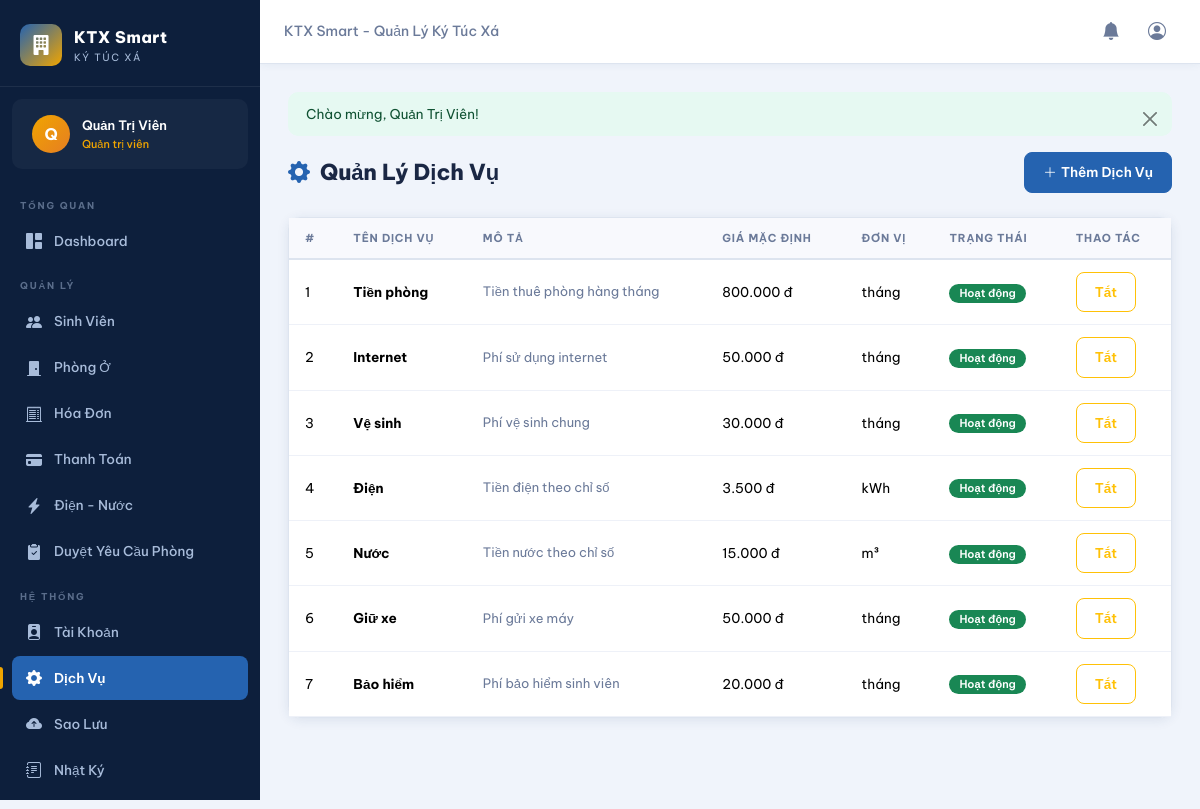
/pages/services.php (signed in), run on the app's committed database.
### tables this page shows
CREATE TABLE IF NOT EXISTS users (
    id              INT AUTO_INCREMENT PRIMARY KEY,
    username        VARCHAR(50)  NOT NULL UNIQUE,
    email           VARCHAR(100) NOT NULL UNIQUE,
    password        VARCHAR(255) NOT NULL,
    full_name       VARCHAR(100) NOT NULL,
    phone           VARCHAR(20),
    role            ENUM('admin','staff','student') NOT NULL DEFAULT 'student',
    status          ENUM('active','inactive') NOT NULL DEFAULT 'active',
    reset_token         VARCHAR(100) NULL,
    reset_token_expires DATETIME    NULL,
    last_login      DATETIME NULL,
    created_at      DATETIME NOT NULL DEFAULT CURRENT_TIMESTAMP,
    updated_at      DATETIME NOT NULL DEFAULT CURRENT_TIMESTAMP ON UPDATE CURRENT_TIMESTAMP
);

CREATE TABLE IF NOT EXISTS services (
    id              INT AUTO_INCREMENT PRIMARY KEY,
    name            VARCHAR(100) NOT NULL,
    description     TEXT,
    default_price   DECIMAL(12,2) NOT NULL DEFAULT 0,
    unit            VARCHAR(30),
    is_active       TINYINT(1) NOT NULL DEFAULT 1,
    created_at      DATETIME NOT NULL DEFAULT CURRENT_TIMESTAMP
);

### pages/services.php (the view, shortened to what this page needs)
<?php
require_once __DIR__ . '/../includes/functions.php';
$db = getDB();
$services = $db->query("SELECT * FROM services ORDER BY id")->fetchAll();
?>
<?php include __DIR__ . '/../includes/header.php'; ?>
<div class="container-fluid px-0">
<div class="page-header">
    <div class="page-title"><i class="bi bi-gear-fill"></i> Quản Lý Dịch Vụ</div>
    <button class="btn btn-sm btn-primary" data-bs-toggle="modal" data-bs-target="#addServiceModal">
        <i class="bi bi-plus-lg me-1"></i>Thêm Dịch Vụ
    </button>
</div>
<div class="card"><div class="card-body p-0">
    <table class="table mb-0">
        <thead><tr><th>#</th><th>Tên Dịch Vụ</th><th>Mô Tả</th><th>Giá Mặc Định</th><th>Đơn Vị</th><th>Trạng Thái</th><th>Thao Tác</th></tr></thead>
        <tbody>
        <?php foreach ($services as $sv): ?>
        <tr>
            <td><?= $sv['id'] ?></td>
            <td><strong><?= htmlspecialchars($sv['name']) ?></strong></td>
            <td style="font-size:13px;color:var(--text-muted);"><?= htmlspecialchars($sv['description'] ?? '') ?></td>
            <td><?= formatMoney($sv['default_price']) ?></td>
            <td><?= htmlspecialchars($sv['unit'] ?? '') ?></td>
            <td><?= $sv['is_active'] ? '<span class="badge bg-success">Hoạt động</span>' : '<span class="badge bg-secondary">Tắt</span>' ?></td>
            <td>
                <form method="POST" class="d-inline">
                    <button type="submit" class="btn btn-sm <?= $sv['is_active']?'btn-outline-warning':'btn-outline-success' ?>">
                        <?= $sv['is_active']?'Tắt':'Bật' ?>
                    </button>
                </form>
            </td>
        </tr>
        <?php endforeach; ?>
        </tbody>
    </table>
</div></div>
</div>
<?php include __DIR__ . '/../includes/footer.php'; ?>

### includes/header.php (shortened to what this page needs)
<?php
require_once __DIR__ . '/../includes/functions.php';
$user = currentUser();
$currentPage = basename($_SERVER['PHP_SELF'], '.php');
?>
<!DOCTYPE html>
<html lang="vi">
<head>
<link href="https://cdn.jsdelivr.net/npm/bootstrap@5.3.2/dist/css/bootstrap.min.css" rel="stylesheet">
<link href="https://cdn.jsdelivr.net/npm/bootstrap-icons@1.11.3/font/bootstrap-icons.css" rel="stylesheet">
<link href="<?= BASE_URL ?>/assets/css/style.css" rel="stylesheet">
</head>
<body>
<?php if (isLoggedIn()): ?>
<div class="sidebar" id="sidebar">
    <div class="sidebar-brand">
        <div class="brand-icon"><i class="bi bi-building-fill"></i></div>
        <div class="brand-text">
            <span class="brand-name">KTX Smart</span>
            <span class="brand-sub">Ký Túc Xá</span>
        </div>
    </div>
    <div class="sidebar-user">
        <div class="user-avatar">
            <span><?= mb_substr($user['full_name'], 0, 1) ?></span>
        </div>
        <div class="user-info">
            <span class="user-name"><?= htmlspecialchars($user['full_name']) ?></span>
            <span class="user-role"><?= ['admin'=>'Quản trị viên','staff'=>'Nhân viên','student'=>'Sinh viên'][$user['role']] ?></span>
        </div>
    </div>
    <nav class="sidebar-nav">
        <div class="nav-section-label">TỔNG QUAN</div>
        <a href="<?= BASE_URL ?>/pages/dashboard.php" class="nav-item <?= $currentPage==='dashboard'?'active':'' ?>">
            <i class="bi bi-grid-1x2-fill"></i><span>Dashboard</span>
        </a>
        <?php if (in_array($user['role'], ['admin','staff'])): ?>
        <div class="nav-section-label">QUẢN LÝ</div>
        <a href="<?= BASE_URL ?>/pages/students.php" class="nav-item <?= $currentPage==='students'?'active':'' ?>">
            <i class="bi bi-people-fill"></i><span>Sinh Viên</span>
        </a>
        <a href="<?= BASE_URL ?>/pages/rooms.php" class="nav-item <?= $currentPage==='rooms'?'active':'' ?>">
            <i class="bi bi-door-closed-fill"></i><span>Phòng Ở</span>
        </a>
        <a href="<?= BASE_URL ?>/pages/invoices.php" class="nav-item <?= $currentPage==='invoices'?'active':'' ?>">
            <i class="bi bi-receipt-cutoff"></i><span>Hóa Đơn</span>
        </a>
        <a href="<?= BASE_URL ?>/pages/payments.php" class="nav-item <?= $currentPage==='payments'?'active':'' ?>">
            <i class="bi bi-credit-card-fill"></i><span>Thanh Toán</span>
        </a>
        <a href="<?= BASE_URL ?>/pages/utilities.php" class="nav-item <?= $currentPage==='utilities'?'active':'' ?>">
            <i class="bi bi-lightning-charge-fill"></i><span>Điện - Nước</span>
        </a>
        <a href="<?= BASE_URL ?>/pages/room_requests.php" class="nav-item <?= $currentPage==='room_requests'?'active':'' ?>" style="position:relative;">
            <i class="bi bi-clipboard2-check-fill"></i>
            <span>Duyệt Yêu Cầu Phòng</span>
        </a>
        <?php endif; ?>
        <?php if ($user['role'] === 'admin'): ?>
        <div class="nav-section-label">HỆ THỐNG</div>
        <a href="<?= BASE_URL ?>/pages/users.php" class="nav-item <?= $currentPage==='users'?'active':'' ?>">
            <i class="bi bi-person-badge-fill"></i><span>Tài Khoản</span>
        </a>
        <a href="<?= BASE_URL ?>/pages/services.php" class="nav-item <?= $currentPage==='services'?'active':'' ?>">
            <i class="bi bi-gear-fill"></i><span>Dịch Vụ</span>
        </a>
        <a href="<?= BASE_URL ?>/pages/backup.php" class="nav-item <?= $currentPage==='backup'?'active':'' ?>">
            <i class="bi bi-cloud-arrow-up-fill"></i><span>Sao Lưu</span>
        </a>
        <a href="<?= BASE_URL ?>/pages/logs.php" class="nav-item <?= $currentPage==='logs'?'active':'' ?>">
            <i class="bi bi-journal-text"></i><span>Nhật Ký</span>
        </a>
        <?php endif; ?>
        <div class="nav-section-label">TÀI KHOẢN</div>
    </nav>
</div>
<div class="topbar">
    <div class="topbar-breadcrumb">
        <span><?= SITE_NAME ?></span>
    </div>
    <div class="topbar-actions">
        <a href="<?= BASE_URL ?>/pages/notifications.php" class="topbar-btn">
            <i class="bi bi-bell-fill"></i>
        </a>
        <a href="<?= BASE_URL ?>/pages/profile.php" class="topbar-btn">
            <i class="bi bi-person-circle"></i>
        </a>
    </div>
</div>
<div class="main-wrapper">
<?php endif; ?>

### data on the page
users: full_name "Q", full_name "Quản Trị Viên", role "Quản trị viên"
services: id "1", name "Tiền phòng", description "Tiền thuê phòng hàng tháng", default_price "800.000 đ", unit "tháng", is_active "Hoạt động"
services: id "2", name "Internet", description "Phí sử dụng internet", default_price "50.000 đ", unit "tháng", is_active "Hoạt động"
services: id "3", name "Vệ sinh", description "Phí vệ sinh chung", default_price "30.000 đ", unit "tháng", is_active "Hoạt động"
services: id "4", name "Điện", description "Tiền điện theo chỉ số", default_price "3.500 đ", unit "kWh", is_active "Hoạt động"
services: id "5", name "Nước", description "Tiền nước theo chỉ số", default_price "15.000 đ", unit "m³", is_active "Hoạt động"
services: id "6", name "Giữ xe", description "Phí gửi xe máy", default_price "50.000 đ", unit "tháng", is_active "Hoạt động"
services: id "7", name "Bảo hiểm", description "Phí bảo hiểm sinh viên", default_price "20.000 đ", unit "tháng", is_active "Hoạt động"

### other printed values
SITE_NAME "KTX Smart - Quản Lý Ký Túc Xá"
$flash['message'] "Chào mừng, Quản Trị Viên!"
